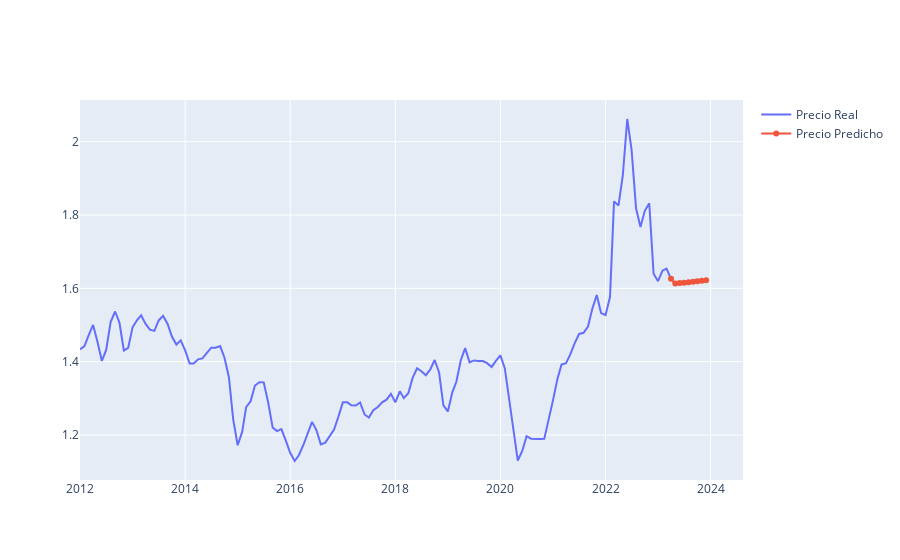

This figure's notebook cell:
### Markdown cell above
## PLOT MA PREDICTION

### Code cell
plot_prediction(df_ma, df_train)

### Figure 1 — Plotly figure (JSON) as saved in the notebook; plotly's stock layout.template omitted (floating-point values rounded to 4 significant figures; data arrays with more than 128 entries replaced by an {"elided": "..."} marker saying what was removed)
{"data": [{"name": "Precio Real", "type": "scatter", "x": {"elided": "136 str values"}, "xaxis": "x", "y": {"elided": "136 float values"}, "yaxis": "y"}, {"name": "Precio Predicho", "type": "scatter", "x": ["2023-04-01T00:00:00", "2023-05-01T00:00:00", "2023-06-01T00:00:00", "2023-07-01T00:00:00", "2023-08-01T00:00:00", "2023-09-01T00:00:00", "2023-10-01T00:00:00", "2023-11-01T00:00:00", "2023-12-01T00:00:00"], "xaxis": "x", "y": [1.626, 1.613, 1.614, 1.616, 1.617, 1.618, 1.62, 1.621, 1.622], "yaxis": "y"}], "layout": {"xaxis": {"anchor": "y", "domain": [0, 1]}, "yaxis": {"anchor": "x", "domain": [0, 1]}}}
